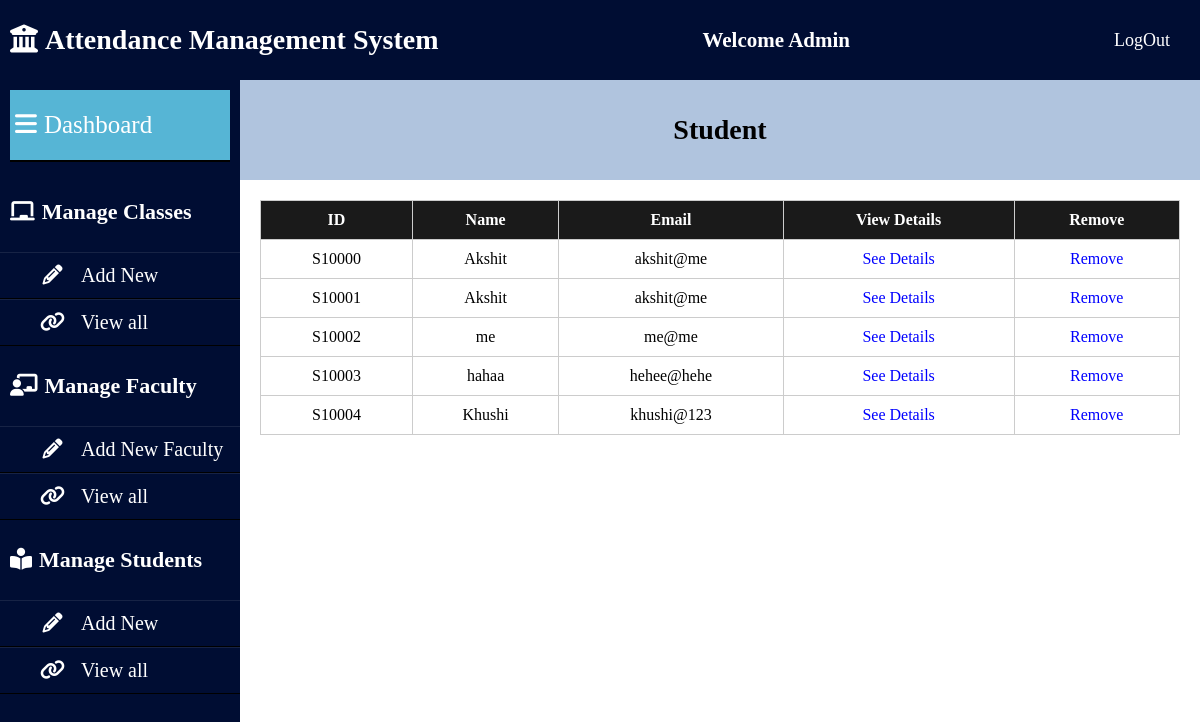
Page /viewstudent (signed in) on the earlier database version.
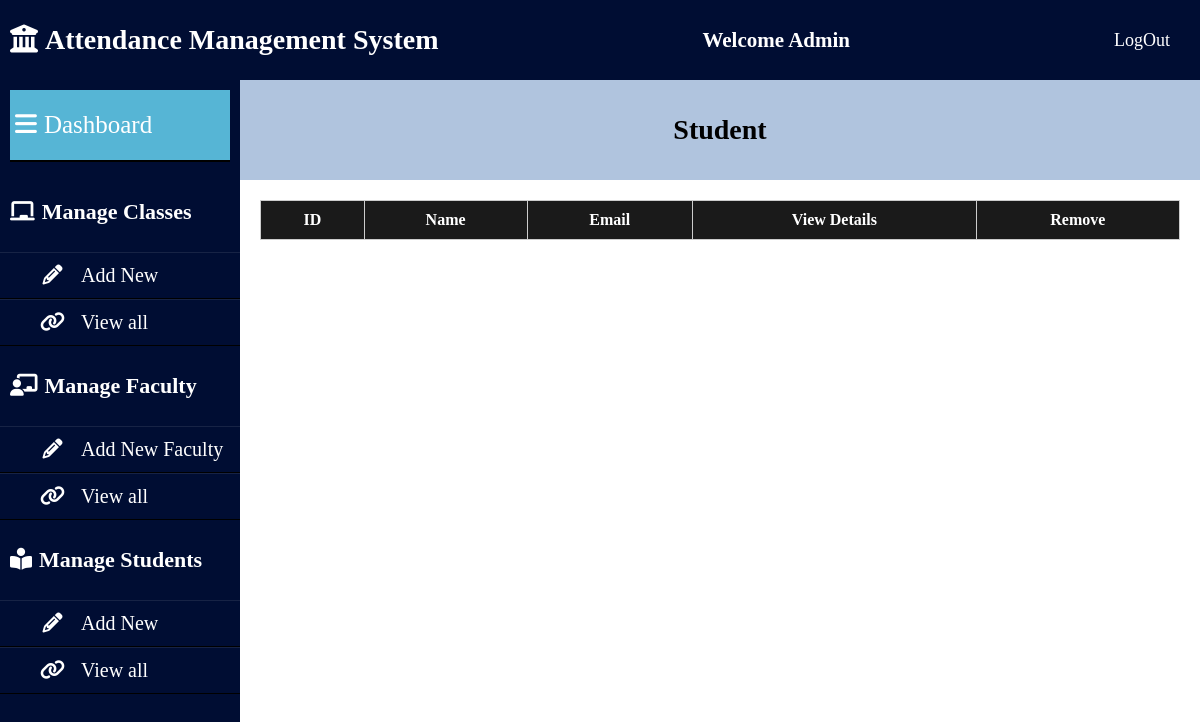
Same page on the later database version.
### AMS_APP/models.py (models this page shows, shortened)
class Student(models.Model):
    student_id=models.CharField(max_length=15)
    student_name=models.CharField(max_length=30)
    email_id=models.CharField(max_length=30)
    password=models.CharField(max_length=30)
    class1=models.CharField(max_length=20,default='')
    class1_att=models.CharField(max_length=100,default='')
    class2=models.CharField(max_length=20,default='')
    class2_att=models.CharField(max_length=100,default='')
    class3=models.CharField(max_length=20,default='')
    class3_att=models.CharField(max_length=100,default='')
    class4=models.CharField(max_length=20,default='')
    class4_att=models.CharField(max_length=100,default='')
    class5=models.CharField(max_length=20,default='')
    class5_att=models.CharField(max_length=100,default='')
    class6=models.CharField(max_length=20,default='')
    class6_att=models.CharField(max_length=100,default='')
    class7=models.CharField(max_length=20,default='')
    class7_att=models.CharField(max_length=100,default='')
    class8=models.CharField(max_length=20,default='')
    class8_att=models.CharField(max_length=100,default='')

### AMS_APP/views.py (the view)
# urls.py: path('viewstudent', views.viewstudent, name='viewstudent'),
def viewstudent(request):
    if request.user.is_anonymous:
        return redirect("/")
    student_list=(Student.objects.all())
    return render(request, 'viewstudent.html',
                  {'student_list':student_list})

### template/viewstudent.html (shortened to what this page needs)
{% load static %}
<!DOCTYPE html>
<html lang="en">
<head>
    <link rel="stylesheet" href="https://cdnjs.cloudflare.com/ajax/libs/font-awesome/6.4.0/css/all.min.css">
    <link rel="stylesheet" type="text/css" href="{% static 'css/admindashboard.css'%}">
</head>
<body>
    <header class="mainheader">
        <h1><i class="fas fa-university"></i>Attendance Management System</h1>
        <h2>Welcome Admin</h2>
        <a href="/logoutuser" class="btn">LogOut</a>
    </header>
    <aside>
        <header>
            <a href="/AdminDashboard">
                <i class="fas fa-bars"></i>Dashboard
            </a>
        </header>
        <ul>
            <li><h4><i class="fas fa-chalkboard"></i>Manage Classes</h4></li>
            <ul>
                <li><a href="/courseadd"><i class="fa fa-pencil fa-fw"></i>Add New</a></li>
                <li><a href="/viewclass"><i class="fa fa-link"></i>View all</a></li>
            </ul>
        </ul>
        <ul>
            <li><h4><i class="fas fa-chalkboard-teacher"></i>Manage Faculty</h4></li>
            <ul>
                <li><a href="/teacher"><i class="fa fa-pencil fa-fw"></i>Add New Faculty</a></li>
                <li><a href="/viewfaculty"><i class="fa fa-link"></i>View all</a></li>
            </ul>
        </ul>
        <ul>
            <li><h4><i class="fas fa-book-reader" aria-hidden="true"></i>Manage Students</h4></li>
            <ul>
                <li><a href="/addnewstudent"><i class="fa fa-pencil fa-fw"></i>Add New</a></li>
                <li><a href="/viewstudent"><i class="fa fa-link"></i>View all</a></li>
            </ul>
        </ul>
    </aside>
    <div class="content-container">
        <header id="topic">
            <h1>Student</h1>
        </header>
        <main>
            <table id="student-table">
                <thead>
                    <tr>
                        <th>ID</th>
                        <th>Name</th>
                        <th>Email</th>
                        <th>View Details</th>
                        <th>Remove</th>
                    </tr>
                </thead>
                <tbody>
                    {% for q in student_list %}
						  <tr>
							<td>{{q.student_id}}</td>
							<td>{{q.student_name}}</td>
							<td>{{q.email_id}}</td>
							<td><a href="/student_mgmt/?student_id={{ q.student_id }}">See Details</a></td>
                            <td><a href="/removestudent/?student_id={{ q.student_id }}">Remove</a></td>
						  </tr>
						  {% endfor %}
                </tbody>
            </table>
        </main>
    </div>
</body>
</html>

Differences in the rows shown:
removed Student: student_id "S10000", student_name "Akshit", email_id "akshit@me"
removed Student: student_id "S10001", student_name "Akshit", email_id "akshit@me"
removed Student: student_id "S10002", student_name "me", email_id "me@me"
removed Student: student_id "S10003", student_name "hahaa", email_id "hehee@hehe"
removed Student: student_id "S10004", student_name "Khushi", email_id "khushi@123"
